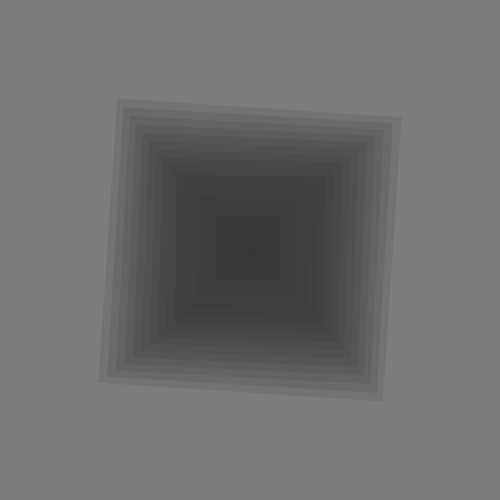
Frame 1 (no input)
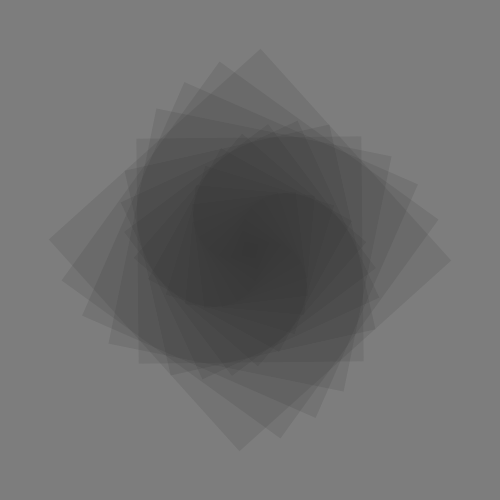
Frame 60 (the mouse pressed at the canvas centre just before this capture)
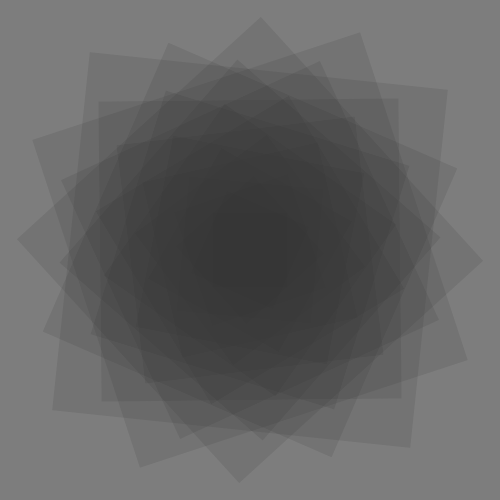
Frame 120 (the mouse held since frame 60 and released just before this capture)

The Processing sketch that drew these frames (run headless with seeded random() and noise(); from frame 60 on, the mouse is pressed at the canvas centre):

// Processing sketch: video4
// ── video4.pde
float angle;

void setup() {
  size(500, 500);
  smooth();
}

void draw() {
  float bg = 125;
  background(bg, bg, bg);
  for (int i=0; i<20; i++) {
    float col=1;
    col += 50;
    cuadrado(i*15, i*.01, col);
  }

}

void cuadrado(float size, float ang, float filler) {
  pushMatrix();
  fill(filler, 35);
  angle += 1;
  float ratonX = map(mouseX, 0, width, 0, 150);
  float ratonY = map(mouseY, 0, height, 0, 150);
  translate(width/2, height/2);
  rotate(radians(angle*ang));
  rectMode(CENTER);
  noStroke();
  rect(0, 0, size+ratonX, size+ratonX);
  popMatrix();
}

void cuadradoRojo(float size, float ang, float filler) {
  pushMatrix();
  fill(filler, 35);
  angle += 1;
  float ratonX = map(mouseX, 0, width, 0, 150);
  float ratonY = map(mouseY, 0, height, 0, 150);
  translate(width/2, height/2);
  rotate(radians(angle*ang));
  rectMode(CENTER);
  //noStroke();
  rect(0, 0, size+ratonX, size+ratonX);
  popMatrix();
  
}
